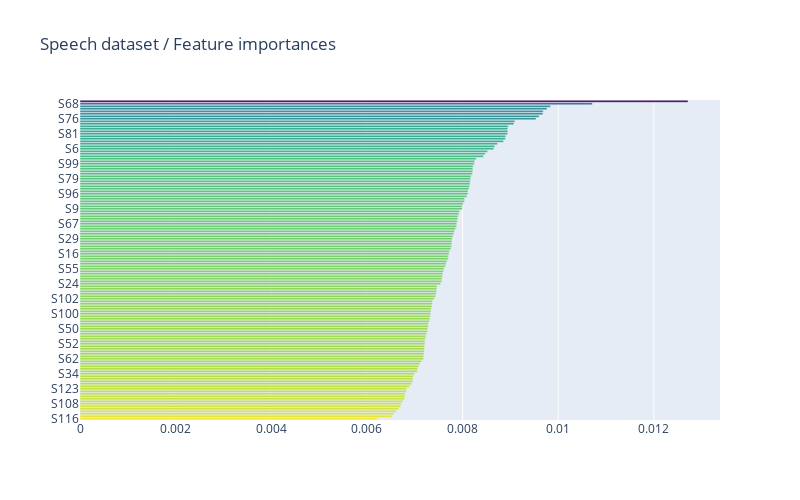

Source (notebook cell):
### Code cell
x, y = (list(x) for x in zip(*sorted(zip(rf.feature_importances_, features), 
                                                            reverse = False)))
trace2 = go.Bar(
    x=x ,
    y=y,
    marker=dict(
        color=x,
        colorscale = 'Viridis',
        reversescale = True
    ),
    name='Random Forest Feature importance',
    orientation='h',
)

layout = dict(
    title='Speech dataset / Feature importances',
     width = 800, height = 500,
    yaxis=dict(
        showgrid=False,
        showline=False,
        showticklabels=True,
#         domain=[0, 0.85],
    ))

fig1 = go.Figure(data=[trace2])
fig1['layout'].update(layout)
py.iplot(fig1, filename='plots')
